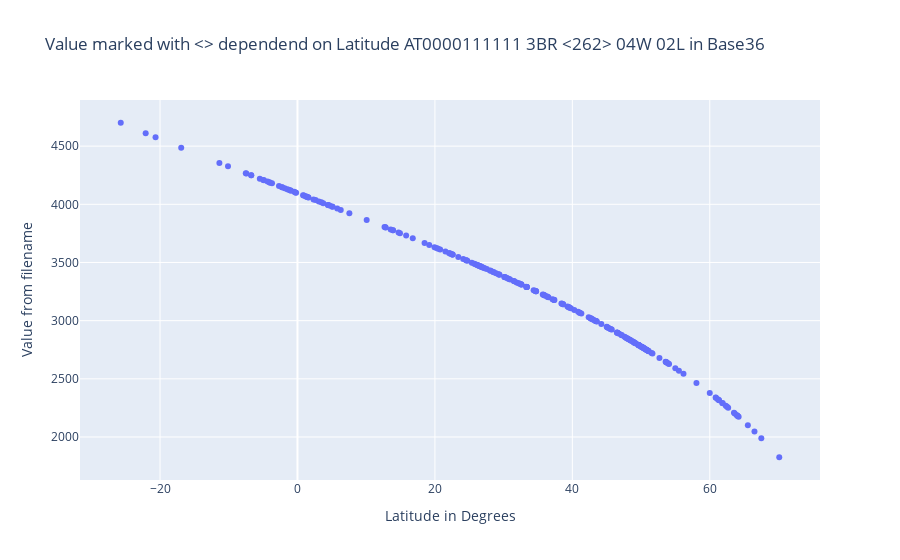

Notebook cell for this chart:
### Code cell
fig = px.scatter(
    df,
    x="maxLat",
    y="f2",
    color="continent",
    title="Value marked with <> dependend on Latitude AT0000111111 3BR <262> 04W 02L in Base36",
    hover_name="name",
    hover_data=["maxLat", "f2"],
    labels={
        "f2": "Value from filename",
        "maxLat": "Latitude in Degrees",
    },
)
fig.write_html("docs/f2-maxLat.html")
fig.show()

### Figure 1 — Plotly figure (JSON) as saved in the notebook; plotly's stock layout.template omitted (floating-point values rounded to 4 significant figures; data arrays with more than 128 entries replaced by an {"elided": "..."} marker saying what was removed)
{"data": [{"hovertemplate": "<b>%{hovertext}</b><br><br>Latitude in Degrees=%{x}<br>Value from filename=%{y}<extra></extra>", "hovertext": {"elided": "253 str values"}, "legendgroup": "", "marker": {"color": "#636efa", "symbol": "circle"}, "mode": "markers", "name": "", "orientation": "v", "showlegend": false, "type": "scatter", "x": {"elided": "253 float values"}, "xaxis": "x", "y": {"elided": "253 int values"}, "yaxis": "y"}], "layout": {"legend": {"tracegroupgap": 0}, "title": {"text": "Value marked with <> dependend on Latitude AT0000111111 3BR <262> 04W 02L in Base36"}, "xaxis": {"anchor": "y", "domain": [0, 1], "title": {"text": "Latitude in Degrees"}}, "yaxis": {"anchor": "x", "domain": [0, 1], "title": {"text": "Value from filename"}}}}
